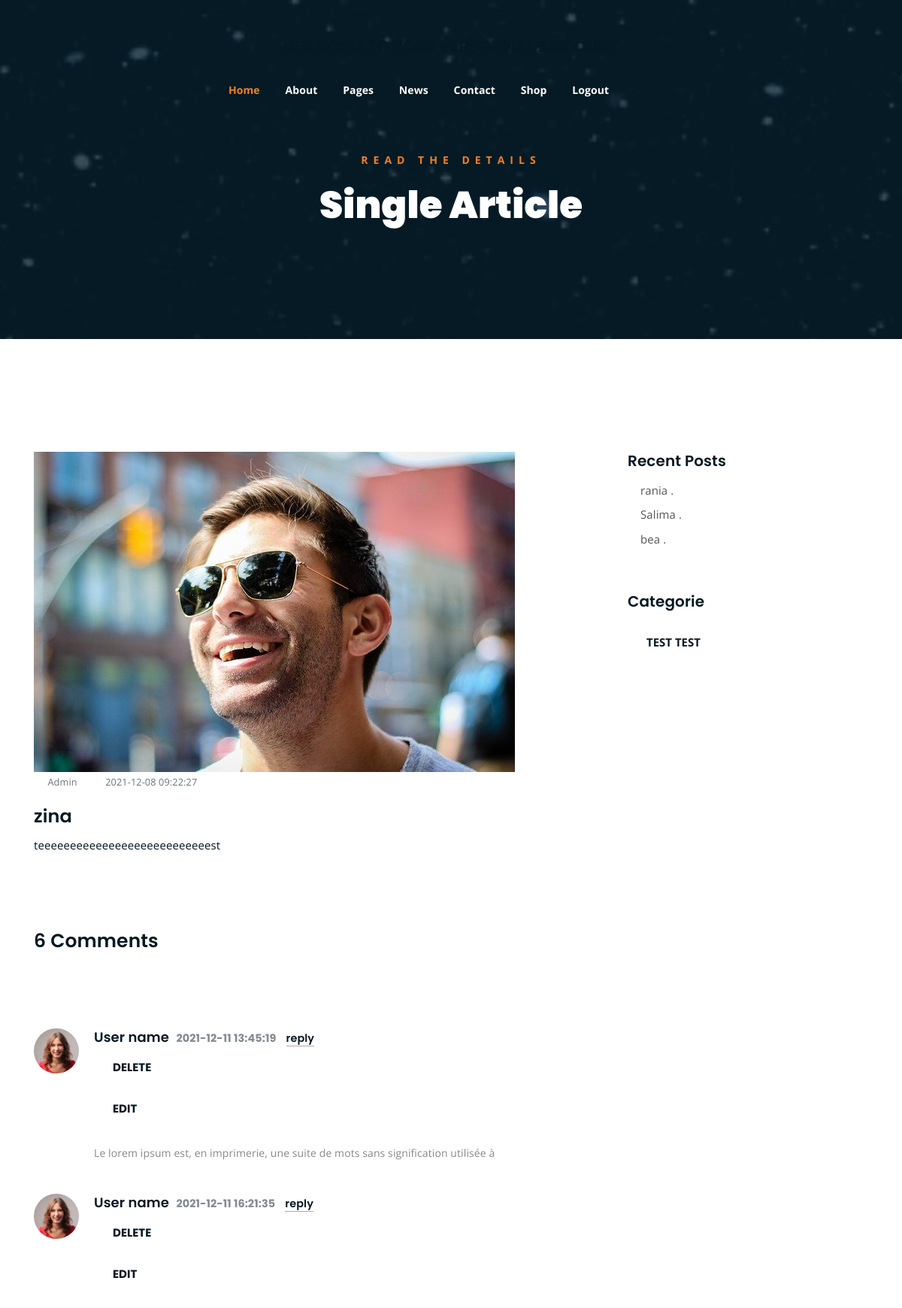
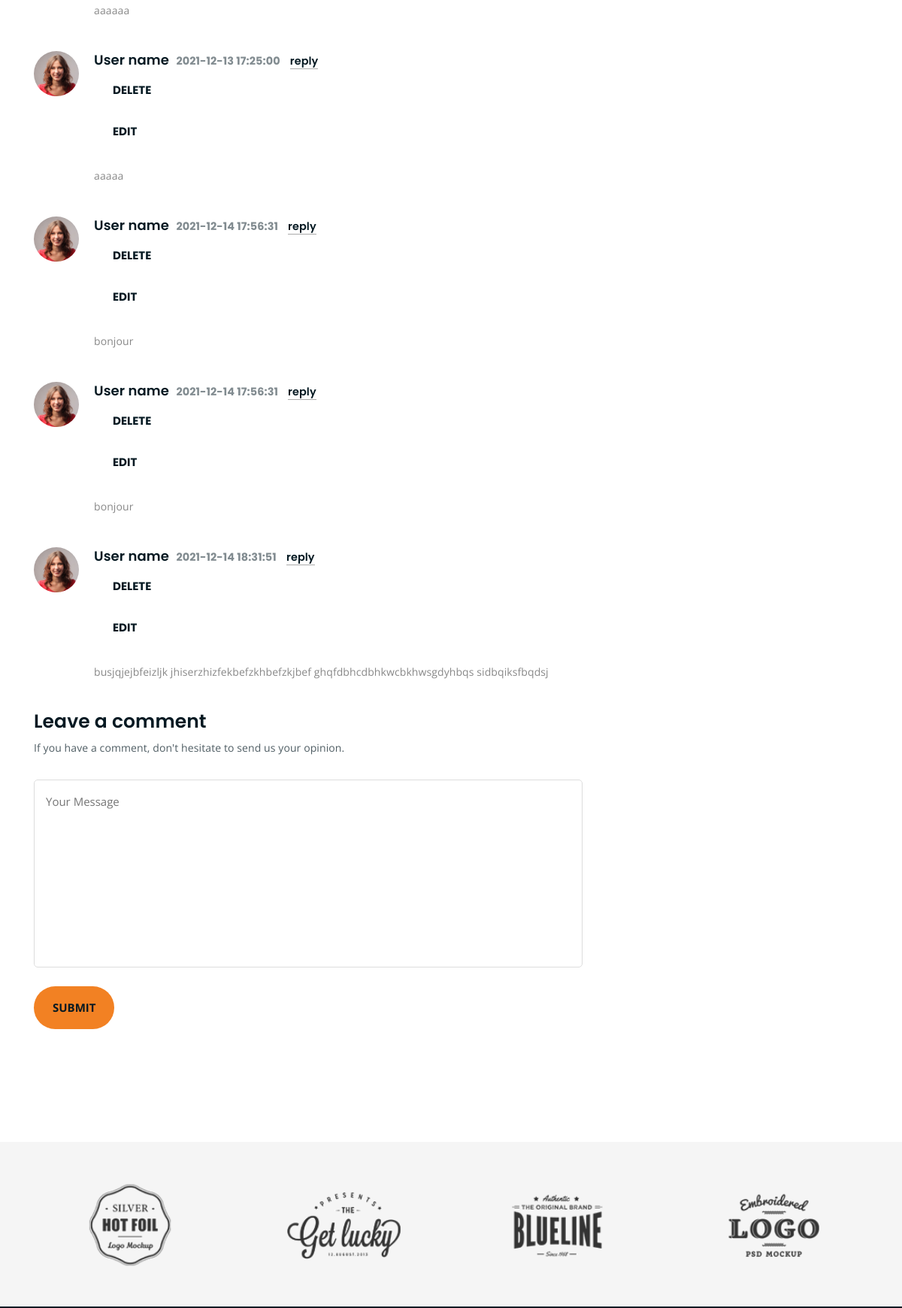
The page /Front-office/view/single-news.php?id=6 (signed in, upper part) on the database its author committed (2 pictures, top to bottom).
### tables this page shows
CREATE TABLE `blogs` (
  `id_blog` int(11) NOT NULL,
  `nom_blog` varchar(255) NOT NULL,
  `contenu_blog` longtext NOT NULL,
  `categorie_blog` varchar(255) NOT NULL,
  `image_blog` varchar(255) NOT NULL,
  `date_blog` timestamp NOT NULL DEFAULT current_timestamp() ON UPDATE current_timestamp(),
  `nom_editeur` varchar(255) NOT NULL
);

CREATE TABLE `commentaires` (
  `id_commentaire` int(11) NOT NULL,
  `date_commentaire` timestamp NOT NULL DEFAULT current_timestamp() ON UPDATE current_timestamp(),
  `contenu_commentaire` longtext NOT NULL,
  `blogs` int(11) NOT NULL
);

### Front-office/controller/crudBlog.php (called while the page is built, shortened)
<?php
class crudBlog
{
	function __construct()
	{
		include_once ('../config/connexion.php');
        $conf= new Connexion();
        $this->conn=$conf->cnx;
	}
function recupererBlog($id ,$con)
{
   $sql = "SELECT * FROM blogs where id_blog=$id";
$reponse = $con->query($sql);
return $reponse;
}
function afficherRecent($con)
{
   $sql = "SELECT * FROM blogs ORDER BY id_blog DESC LIMIT 3";
$reponse = $con->query($sql);
return $reponse;
}
}
?>

### Front-office/config/connexion.php (called while the page is built, shortened)
<?php
class Connexion
{
	function __construct()
	{
$servername = "localhost";
$username = "root";
$password = "";
$dbname = "projet_web";
$conn = new PDO("mysql:host=$servername;dbname=$dbname", $username,
$password);
$this->cnx=$conn;
	}
}

### Front-office/controller/crudComment.php (called while the page is built, shortened)
<?php
class crudComment
{
    function __construct()
    {
        include_once('../config/connexion.php');
        $confC= new Connexion();
        $this->conn=$confC->cnx;
    }
    function afficherComment($id, $con)
    {
        $sql= "SELECT * FROM commentaires  where blogs='$id'";
        $reponseC= $con->query($sql);
        return $reponseC;
    }
    function nb_comment($id,$con)
    {
        $sql= "SELECT count(*)  AS nbc FROM commentaires where blogs='$id'";
        $nbr_comment = $con->query($sql);
        $fetch = $nbr_comment->fetch(PDO::FETCH_OBJ);
        $nbr_comment = $fetch->nbc;
        return $nbr_comment;
    }
}
?>

### Front-office/view/single-news.php (the view, shortened to what this page needs)
<?php
	include ('../controller/crudBlog.php');
	$crud = new crudBlog();
	$responseS= $crud->recupererBlog($_GET['id'] ,$crud->conn);
	$id=$_GET['id'];
	$crudRP = new crudBlog();
	$responseRP = $crudRP->afficherRecent($crud->conn);
	include ('../controller/crudComment.php');
	$crudC= new crudComment();
	$responseC= $crudC->afficherComment($id, $crudC->conn);
	 $nbr_comment = $crudC->nb_comment($id,$crudC->conn);
	$responseCateg= $crud->recupererBlog($_GET['id'] ,$crud->conn);
?>
<!DOCTYPE html>
<html lang="en">
<head>
	<link rel="stylesheet" href="../assets/css/all.min.css">
	<link rel="stylesheet" href="../assets/bootstrap/css/bootstrap.min.css">
	<link rel="stylesheet" href="../assets/css/owl.carousel.css">
	<link rel="stylesheet" href="../assets/css/magnific-popup.css">
	<link rel="stylesheet" href="../assets/css/animate.css">
	<link rel="stylesheet" href="../assets/css/meanmenu.min.css">
	<link rel="stylesheet" href="../assets/css/main.css">
	<link rel="stylesheet" href="../assets/css/responsive.css">
</head>
<body>
	<?php
	include_once('headerBSession.php');
	?>
	<div class="breadcrumb-section breadcrumb-bg">
		<div class="container">
			<div class="row">
				<div class="col-lg-8 offset-lg-2 text-center">
					<div class="breadcrumb-text">
						<p>Read the Details</p>
						<h1>Single Article</h1>
					</div>
				</div>
			</div>
		</div>
	</div>
	<div class="mt-150 mb-150">
		<div class="container">
			<div class="row">
				<div class="col-lg-8">
					<div class="single-article-section">
					<?php
			            while($row = $responseS->fetch())
			            {
			            ?>
					    <div class="single-article-text">
							<div class=""> <img src="<?php echo $row["image_blog"] ?>"> </div>
							<p class="blog-meta">
								<span class="author"><i class="fas fa-user"></i> Admin</span>
								<span class="date"><i class="fas fa-calendar"></i> <?php echo $row['date_blog'] ?> </span>
							</p>
							<h2> <?php echo $row['nom_blog'] ?> </h2>
							<p> <?php echo $row['contenu_blog'] ?> </p>
						</div>
						<?php
						}
						?>
                        <div class="comments-list-wrap">
                           <h3 class="comment-count-title">
						<?php echo $nbr_comment ?>  Comments</h3>
					    </div>
                           <?php
						    while($rowC= $responseC->fetch())
						    {
					        ?>
							<div class="comment-list">
								<div class="single-comment-body">
									<div class="comment-user-avater">
										<img src="../assets/img/avaters/avatar1.png" alt="">
									</div>
									<div class="comment-text-body">
										<h4>User name <span class="comment-date"> <?php echo $rowC['date_commentaire'] ?> </span>  <a href="#">reply</a>
								        <form method="POST" action="../helpers/supprimerComment.php">
											<input type="submit" value="delete" style="background-color:transparent; "></input>
								        </form>
								        <form method="POST" action="update_comment.php" >
											<input type="submit" value="EDIT" style="background-color:transparent;"></input>
										</form>
									    </h4>
										<p> <?php echo $rowC['contenu_commentaire'] ?> </p>
									</div>
								</div>
							</div>
						<?php
					    }
                        ?>
						<div class="comment-template">
							<h4>Leave a comment</h4>
							<p>If you have a comment, don't hesitate to send us your opinion.</p>
							<form action="../helpers/ajouterComment.php" method="post">
								<p><textarea name="contenu" id="contenu" cols="30" rows="10" placeholder="Your Message"></textarea></p>
								<p><input type="submit" value="Submit"></p>
							</form>
						</div>
					</div>
				</div>
				<div class="col-lg-4">
					<div class="sidebar-section">
						<div class="recent-posts">
							<h4>Recent Posts</h4>
							<?php
							while($rowRP= $responseRP->fetch())
							{
							?>
							<ul>
								<li><a href="single-news.php?id=<?php echo $rowRP["id_blog"] ?>"> <?php echo $rowRP['nom_blog'] ?> .</a></li>
							</ul>
							<?php
							}
							?>
						</div>
						<div class="tag-section">
							<h4>Categorie</h4>
							<?php
							while($rowCateg = $responseCateg->fetch())
							{
							?>
							<ul>
								<form method="POST" action="categorie.php">
									<li>
									<input type="submit" name="categ" value="<?php echo $rowCateg['categorie_blog']  ?>" style="background-color:transparent; "></input>
									</li>
								</form>
							</ul>
							<?php
							}
							?>
						</div>
					</div>
				</div>
			</div>
		</div>
	</div>
	<?php
	include_once('logo_carousel.php');
	?>
</body>
</html>

### rows shown on the page
blogs: image_blog (picture), date_blog "2021-12-08 09:22:27", nom_blog "zina", contenu_blog "teeeeeeeeeeeeeeeeeeeeeeeeeeest", categ "test test"
commentaires: date_commentaire "2021-12-11 13:45:19", contenu_commentaire "Le lorem ipsum est, en imprimerie, une suite de mots sans signification utilisée à"
commentaires: date_commentaire "2021-12-11 16:21:35", contenu_commentaire "aaaaaa"
commentaires: date_commentaire "2021-12-13 17:25:00", contenu_commentaire "aaaaa"
commentaires: date_commentaire "2021-12-14 17:56:31", contenu_commentaire "bonjour"
commentaires: date_commentaire "2021-12-14 17:56:31", contenu_commentaire "bonjour"
commentaires: date_commentaire "2021-12-14 18:31:51", contenu_commentaire "busjqjejbfeizljk jhiserzhizfekbefzkhbefzkjbef ghqfdbhcdbhkwcbkhwsgdyhbqs sidbqiksfbqdsj"
blogs: nom_blog "rania"
blogs: nom_blog "Salima"
blogs: nom_blog "bea"

### other values the page prints
$nbr_comment "6"
